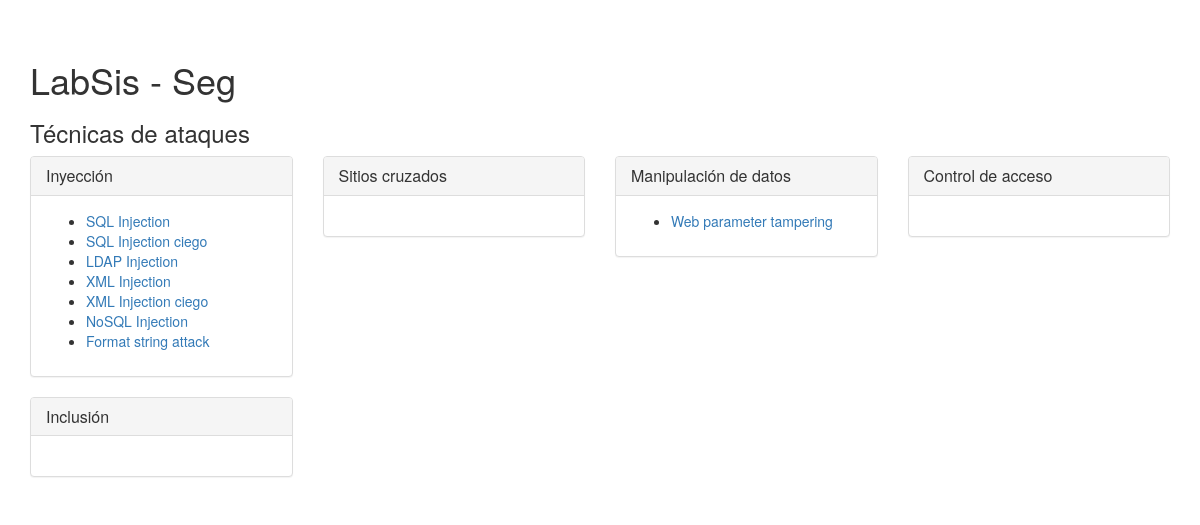
The page / on the database its author committed.
### tables this page shows
CREATE TABLE IF NOT EXISTS tecnicas(
	id INT NOT NULL AUTO_INCREMENT,
	nombre VARCHAR(100) NOT NULL,
    id_padre INT NULL,
    technique_type_id INT,
	PRIMARY KEY (id)
);

### config.php (called while the page is built, shortened)
<?php
$SERVER_PATH = dirname(__FILE__) . '/';
$CLASSES_REL_PATH = 'src/clases/';
$PACKAGES = array('', 'api');
spl_autoload_register(function ($nombre_clase) {
    global $PACKAGES, $SERVER_PATH, $CLASSES_REL_PATH;
    $ruta_clases = $SERVER_PATH . $CLASSES_REL_PATH;
    $resultado = '';
    $partes = explode('\\', $nombre_clase);
    $nombre_clase = $partes[count($partes) - 1];
    $caracteres = str_split($nombre_clase);
    for ($i = 0; $i < count($caracteres); $i++) {
        if (ctype_upper($caracteres[$i]) && $i !== 0) {
            $resultado .= '_';
        }
        $resultado .= strtolower($caracteres[$i]);
    }
    for ($i = 0; $i < count($PACKAGES); $i++) {
        $posible_archivo = "{$ruta_clases}{$PACKAGES[$i]}/{$resultado}.class.php";
        if (file_exists($posible_archivo)) {
            break;
        }
    }
});

### src/clases/conexion.class.php (called while the page is built, shortened)
<?php
class Conexion {
    private static $_instancias = array();
    private static $_conexion_default = '';
    private $_host = 'localhost';
    private $_nombre_usuario = 'root';
    private $_clave_usuario = '';
    private $_base_datos = '';
    private $_conjunto_caracteres = 'utf8';
    private $_conexion;
    public static function get_instancia($nombre_conexion = '') {
        if ($nombre_conexion == '') {
            $nombre_conexion = Conexion::$_conexion_default;
        }
        if (isset(self::$_instancias[$nombre_conexion])) {
            $instancia_actual = self::$_instancias[$nombre_conexion];
            return $instancia_actual;
        } else {
            die("Error Fatal: Error al tratar de iniciar la conexión con la base de datos");
        }
    }
    public static function agregar_instancia($nombre_conexion, $conexion) {
        self::$_instancias[$nombre_conexion] = $conexion;
    }
    public static function set_default_conexion($nombre_conexion, $conexion) {
        Conexion::$_conexion_default = $nombre_conexion;
    }
    private function __construct($_host, $_nombre_usuario, $_clave_usuario, $_base_datos, $_modo_desarrollo = false, $conjunto_caracteres = 'utf8') {
        $this->_host = $_host;
        $this->_nombre_usuario = $_nombre_usuario;
        $this->_clave_usuario = $_clave_usuario;
        $this->_base_datos = $_base_datos;
        $this->_conjunto_caracteres = $conjunto_caracteres;
        $this->_conexion = null;
        $this->_modo_autoconexion = Conexion::VALOR_POR_DEFECTO_MODO_AUTOCONEXCION;
    }
    public function conectar() {
        $this->_conexion = new mysqli($this->_host, $this->_nombre_usuario, $this->_clave_usuario, $this->_base_datos);
        $this->_conexion->set_charset($this->_conjunto_caracteres);
        return true;
    }
    public function cerrar() {
        $this->_conexion = null;
        return true;
    }
    public function consultar_simple($consulta) {
        $conjunto_resultados = $this->_conexion->query($consulta);
        $resultado = array();
        if ($conjunto_resultados === false) {
            $this->error("Error al ejecutar consulta");
            return false;
        } else {
            for ($i = 0; $i < $conjunto_resultados->num_rows; $i++) {
                $resultado[] = $conjunto_resultados->fetch_assoc();
            }
        }
        return $resultado;
    }
    public function esta_conectado() {
        return !is_null($this->_conexion);
    }
}

### src/clases/api/api_bd.class.php (called while the page is built, shortened)
<?php
class ApiBd {
    private static $conexion;
    private static function iniciar() {
        if (!isset(self::$conexion)) {
            self::$conexion = Conexion::get_instancia();
        }
        if (!self::$conexion->esta_conectado()) {
            self::$conexion->conectar();
        }
    }
    private static function cerrar() {
        if (isset(self::$conexion)) {
            self::$conexion->cerrar();
        }
    }
    public static function obtener_tecnicas() {
        $consulta = "SELECT id, nombre, id_padre FROM tecnicas WHERE id_padre IS NULL";
        $tecnicas = self::$conexion->consultar_simple($consulta);
        $o_tecnicas = array();
        foreach ($tecnicas as $tecnica) {
            $consulta = "SELECT id, nombre, id_padre FROM tecnicas WHERE id_padre = {$tecnica["id"]}";
            $subtecnicas = self::$conexion->consultar_simple($consulta);
            $o_tecnica = array(
                "nombre" => $tecnica["nombre"],
                "id" => $tecnica["id"]
            );
            $links = array();
            foreach ($subtecnicas as $subtecnica) {
                $links[] = array(
                    "href" => $subtecnica["id"],
                    "nombre" => $subtecnica["nombre"]
                );
            }
            $o_tecnica["links"] = $links;
            $o_tecnicas[] = $o_tecnica;
        }
        return $o_tecnicas;
    }
}

### index.php (the view, shortened to what this page needs)
<?php
require_once 'config.php';
$tmpl_tecnicas = ApiBd::obtener_tecnicas();
?>
<!DOCTYPE html>
<html>
    <head>
        <link href="css/bootstrap/css/bootstrap.min.css" rel="stylesheet" />
        <link href="css/general.css" rel="stylesheet" />
    </head>
    <body>
        <main class="container">
            <h1>LabSis - Seg</h1>
            <h3>Técnicas de ataques</h3>
            <div class="row">
                <div class="col-sm-12">
                    <?php $i = 1 ?>
                    <?php foreach ($tmpl_tecnicas as $tmpl_tecnica): ?>
                        <?php if ($i % 4 == 1): ?>
                            <div class="row">
                        <?php endif; ?>
                        <div class="col-sm-3">
                            <div class="panel panel-default">
                                <div class="panel-heading">
                                    <h3 class="panel-title"><?php echo $tmpl_tecnica["nombre"]; ?></h3>
                                </div>
                                <div class="panel-body">
                                    <ul>
                                        <?php foreach ($tmpl_tecnica["links"] as $link): ?>
                                            <li>
                                                <a href="src/tecnica.php?id=<?php echo $link["href"]; ?>">
                                                    <?php echo $link["nombre"]; ?>
                                                </a>
                                            </li>
                                        <?php endforeach; ?>
                                    </ul>
                                </div>
                            </div>
                        </div>
                        <?php if ($i % 4 == 0): ?>
                            </div>
                        <?php endif; ?>
                        <?php $i++ ?>
                    <?php endforeach; ?>
                </div>
            </div>
        </main>
    </body>
</html>

### css/general.css (style rules this page uses)
main { margin-top: 40px; }

### rows shown on the page
tecnicas: nombre "Inyección"
tecnicas: nombre "SQL Injection"
tecnicas: nombre "SQL Injection ciego"
tecnicas: nombre "LDAP Injection"
tecnicas: nombre "XML Injection"
tecnicas: nombre "XML Injection ciego"
tecnicas: nombre "NoSQL Injection"
tecnicas: nombre "Format string attack"
tecnicas: nombre "Sitios cruzados"
tecnicas: nombre "Manipulación de datos"
tecnicas: nombre "Web parameter tampering"
tecnicas: nombre "Control de acceso"
tecnicas: nombre "Inclusión"
